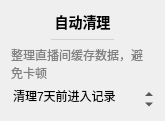
           <widget class="QWidget" name="autoClearSettingsCard" native="true">
            <property name="geometry">
             <rect>
              <x>370</x>
              <y>840</y>
              <width>161</width>
              <height>121</height>
             </rect>
            </property>
            <property name="styleSheet">
             <string notr="true">#autoClearSettingsCard
{
	background: #f7f7ff;
	border: none;
	border-radius: 5px;
}</string>
            </property>
            <layout class="QVBoxLayout" name="verticalLayout_60">
             <item>
              <widget class="QLabel" name="label_49">
               <property name="sizePolicy">
                <sizepolicy hsizetype="Preferred" vsizetype="Fixed">
                 <horstretch>0</horstretch>
                 <verstretch>0</verstretch>
                </sizepolicy>
               </property>
               <property name="styleSheet">
                <string notr="true">font-size: 14px;
font-weight: 500;</string>
               </property>
               <property name="text">
                <string>自动清理</string>
               </property>
               <property name="alignment">
                <set>Qt::AlignCenter</set>
               </property>
              </widget>
             </item>
             <item>
              <widget class="QWidget" name="widget_33" native="true">
               <property name="minimumSize">
                <size>
                 <width>0</width>
                 <height>1</height>
                </size>
               </property>
               <property name="maximumSize">
                <size>
                 <width>16777215</width>
                 <height>1</height>
                </size>
               </property>
               <property name="styleSheet">
                <string notr="true">background: lightgray;
margin: 40px;</string>
               </property>
              </widget>
             </item>
             <item>
              <widget class="QLabel" name="label_50">
               <property name="styleSheet">
                <string notr="true">color: gray;</string>
               </property>
               <property name="text">
                <string>整理直播间缓存数据，避免卡顿</string>
               </property>
               <property name="wordWrap">
                <bool>true</bool>
               </property>
              </widget>
             </item>
             <item>
              <widget class="QSpinBox" name="autoClearComeIntervalSpin">
               <property name="contextMenuPolicy">
                <enum>Qt::NoContextMenu</enum>
               </property>
               <property name="toolTip">
                <string>&lt;html&gt;&lt;head/&gt;&lt;body&gt;&lt;p&gt;清理长期没来的用户的进入时间、次数，避免卡顿&lt;/p&gt;&lt;p&gt;根据用户进入数量与电脑配置酌情设置&lt;/p&gt;&lt;p&gt;不严谨的建议数值：&lt;/p&gt;&lt;p&gt;1万粉以下：30天&lt;/p&gt;&lt;p&gt;5万粉以下：15天&lt;/p&gt;&lt;p&gt;10万粉以下：7天&lt;/p&gt;&lt;/body&gt;&lt;/html&gt;</string>
               </property>
               <property name="styleSheet">
                <string notr="true">QAbstractSpinBox
{
	background: transparent;
}</string>
               </property>
               <property name="frame">
                <bool>false</bool>
               </property>
               <property name="alignment">
                <set>Qt::AlignLeading|Qt::AlignLeft|Qt::AlignVCenter</set>
               </property>
               <property name="buttonSymbols">
                <enum>QAbstractSpinBox::UpDownArrows</enum>
               </property>
               <property name="suffix">
                <string>天前进入记录</string>
               </property>
               <property name="prefix">
                <string>清理</string>
               </property>
               <property name="minimum">
                <number>0</number>
               </property>
               <property name="maximum">
                <number>999</number>
               </property>
               <property name="singleStep">
                <number>7</number>
               </property>
               <property name="value">
                <number>7</number>
               </property>
              </widget>
             </item>
            </layout>
           </widget>
